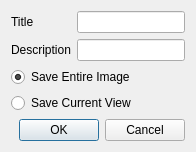
<?xml version="1.0" encoding="UTF-8"?>
<ui version="4.0">
 <class>UtilVectorDialogWOWH</class>
 <widget class="QDialog" name="UtilVectorDialogWOWH">
  <property name="geometry">
   <rect>
    <x>0</x>
    <y>0</y>
    <width>174</width>
    <height>139</height>
   </rect>
  </property>
  <property name="windowTitle">
   <string>Vector Dialog</string>
  </property>
  <layout class="QFormLayout" name="formLayout">
   <property name="sizeConstraint">
    <enum>QLayout::SetFixedSize</enum>
   </property>
   <item row="0" column="0">
    <widget class="QLabel" name="tLabel">
     <property name="text">
      <string>Title</string>
     </property>
     <property name="buddy">
      <cstring>tEdit</cstring>
     </property>
    </widget>
   </item>
   <item row="0" column="1">
    <widget class="QLineEdit" name="tEdit">
     <property name="maxLength">
      <number>255</number>
     </property>
     <property name="dragEnabled">
      <bool>true</bool>
     </property>
    </widget>
   </item>
   <item row="1" column="0">
    <widget class="QLabel" name="dLabel">
     <property name="text">
      <string>Description</string>
     </property>
     <property name="buddy">
      <cstring>dEdit</cstring>
     </property>
    </widget>
   </item>
   <item row="1" column="1">
    <widget class="QLineEdit" name="dEdit">
     <property name="maxLength">
      <number>255</number>
     </property>
     <property name="dragEnabled">
      <bool>true</bool>
     </property>
    </widget>
   </item>
   <item row="2" column="0" colspan="2">
    <widget class="QRadioButton" name="saveEntireImage">
     <property name="text">
      <string>Save Entire Image</string>
     </property>
     <property name="checked">
      <bool>true</bool>
     </property>
    </widget>
   </item>
   <item row="3" column="0" colspan="2">
    <widget class="QRadioButton" name="saveCurrentView">
     <property name="text">
      <string>Save Current View</string>
     </property>
     <property name="checked">
      <bool>false</bool>
     </property>
    </widget>
   </item>
   <item row="4" column="0" colspan="2">
    <widget class="QDialogButtonBox" name="buttonBox">
     <property name="orientation">
      <enum>Qt::Horizontal</enum>
     </property>
     <property name="standardButtons">
      <set>QDialogButtonBox::Cancel|QDialogButtonBox::Ok</set>
     </property>
    </widget>
   </item>
  </layout>
 </widget>
 <resources/>
 <connections>
  <connection>
   <sender>buttonBox</sender>
   <signal>accepted()</signal>
   <receiver>UtilVectorDialogWOWH</receiver>
   <slot>accept()</slot>
  </connection>
  <connection>
   <sender>buttonBox</sender>
   <signal>rejected()</signal>
   <receiver>UtilVectorDialogWOWH</receiver>
   <slot>reject()</slot>
  </connection>
 </connections>
</ui>
